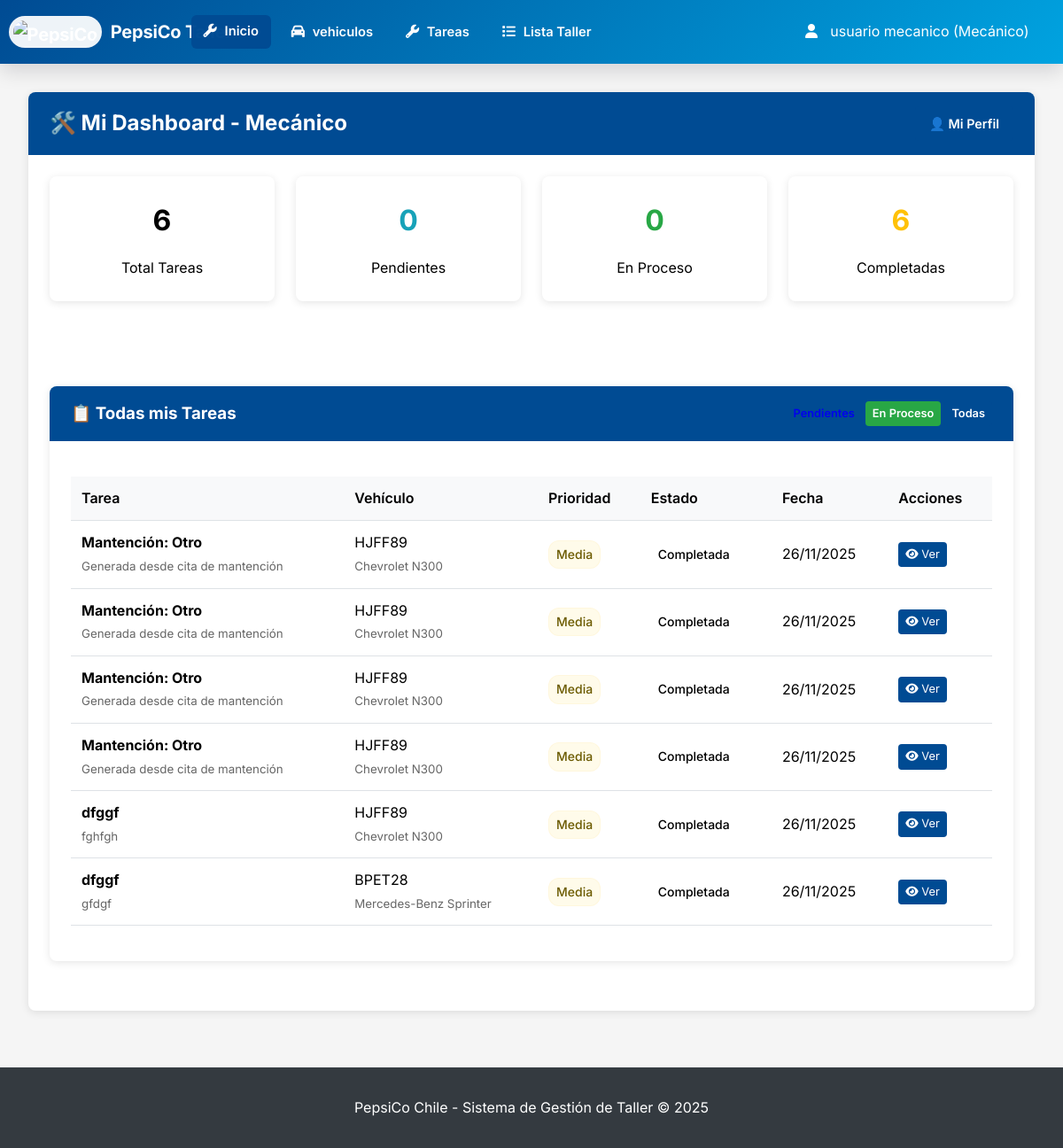
The app's page /usuarios/dashboard/mecanico/ (signed in) with its own data.
### usuarios/models.py (models this page shows, shortened)
class Usuario(AbstractUser):
    ROLES = (
        ('admin', 'Administrador'),
        ('jefe_taller', 'Jefe de Taller'),
        ('mecanico', 'Mecánico'),
        ('chofer', 'Chofer'),
        ('vendedor', 'Vendedor/Preventista'),
        ('guardia', 'Guardia'),
        ('bodeguero', 'Bodeguero'),
        ('ehs', 'EHS'),
        ('recepcionista', 'Recepcionista de Vehículos'),
    )
    rol = models.CharField(max_length=30, choices=ROLES, default='mecanico')
    telefono = models.CharField(max_length=15, blank=True)
    fecha_creacion = models.DateTimeField(auto_now_add=True)
    foto_perfil = models.ImageField(upload_to='perfiles/', blank=True, null=True)

### mantenimientos/models.py (models this page shows, shortened)
class Tarea(models.Model):
    ESTADOS_TAREA = (
        ('pendiente', 'Pendiente'),
        ('en_proceso', 'En Proceso'),
        ('pausada', 'Pausada'),
        ('completada', 'Completada'),
    )
    PRIORIDADES = (
        ('baja', 'Baja'),
        ('media', 'Media'),
        ('alta', 'Alta'),
        ('critica', 'Crítica'),
    )
    vehiculo = models.ForeignKey(Vehiculo, on_delete=models.CASCADE, related_name='tareas')
    titulo = models.CharField(max_length=200)
    descripcion = models.TextField()
    prioridad = models.CharField(max_length=20, choices=PRIORIDADES, default='media')
    estado = models.CharField(max_length=20, choices=ESTADOS_TAREA, default='pendiente')
    mecanico_asignado = models.ForeignKey(Usuario, on_delete=models.SET_NULL, null=True, limit_choices_to={'rol': 'mecanico'})
    fecha_creacion = models.DateTimeField(auto_now_add=True)
    fecha_inicio = models.DateTimeField(blank=True, null=True)
    fecha_fin = models.DateTimeField(blank=True, null=True)
    tiempo_estimado = models.IntegerField(help_text="Tiempo estimado en minutos", default=60)
    repuestos_utilizados_desc = models.TextField(blank=True, verbose_name="Repuestos Utilizados")
    observaciones_finales = models.TextField(blank=True)

### vehiculos/models.py (models this page shows, shortened)
class Vehiculo(models.Model):
    ESTADOS = (
        ('pendiente', 'Pendiente de Aprobación'),
        ('ingresado', 'Ingresado'),
        ('diagnostico', 'En Diagnóstico'),
        ('reparacion', 'En Reparación'),
        ('listo', 'Listo para Retiro'),
        ('entregado', 'Entregado'),
        ('rechazado', 'Ingreso Rechazado'),
    )
    TIPOS_VEHICULO = (
        ('camion', 'Camión'),
        ('camion_dts', 'Camión DTS'),
        ('camion_cstore', 'Camión Cstore'),
        ('furgon', 'Furgón'),
        ('pickup', 'Pickup'),
        ('automovil', 'Automóvil'),
        ('maquinaria', 'Maquinaria'),
        ('funcional_flota', 'Funcional Flota'),
        ('merchandising', 'Merchandising'),
    )
    patente = models.CharField(max_length=10, unique=True)
    tipo_vehiculo = models.CharField(max_length=50, choices=TIPOS_VEHICULO)
    marca = models.CharField(max_length=50)
    modelo = models.CharField(max_length=50)
    año = models.IntegerField()
    flota = models.CharField(max_length=100, blank=True, null=True)
    numero_chasis = models.CharField(max_length=50, blank=True)
    kilometraje = models.IntegerField(default=0, null=True, blank=True)
    activo = models.BooleanField(default=True)
    nombre_chofer = models.CharField(max_length=100, blank=True)
    telefono_chofer = models.CharField(max_length=15, blank=True)
    empresa_chofer = models.CharField(max_length=100, blank=True)
    chofer_asignado = models.ForeignKey(
        'usuarios.Usuario',
        on_delete=models.SET_NULL,
        null=True,
        blank=True,
        limit_choices_to={'rol': 'chofer'},
        related_name='vehiculos_como_chofer'  # ← CAMBIADO: nombre único
    )
    estado = models.CharField(max_length=20, choices=ESTADOS, default='ingresado')
    fecha_ingreso = models.DateTimeField(auto_now_add=True)
    fecha_salida = models.DateTimeField(blank=True, null=True)
    motivo_ingreso = models.TextField()
    observaciones_ingreso = models.TextField(blank=True)
    guardia_ingreso = models.ForeignKey(
        Usuario,
        on_delete=models.SET_NULL,
        null=True,
        related_name='vehiculos_ingresados'  # ← Este está bien
    )
    mecanico_asignado = models.ForeignKey(
        Usuario,
        on_delete=models.SET_NULL,
        null=True,
        blank=True,
        related_name='vehiculos_como_mecanico'  # ← CAMBIADO: nombre único
    )

### usuarios/views.py (the view)
# urls.py: path('dashboard/mecanico/', views.dashboard_mecanico, name='dashboard_mecanico'),
@login_required
def dashboard_mecanico(request):
    if not (request.user.rol == 'mecanico' or request.user.rol == 'admin' or request.user.is_superuser):
        messages.error(request, 'No tienes acceso a esta vista.')
        return redirect('clinica_dashboard')
    tareas = Tarea.objects.filter(mecanico_asignado=request.user).select_related(
        'vehiculo'
    ).order_by('-fecha_creacion')
    estado = request.GET.get('estado')
    if estado:
        tareas = tareas.filter(estado=estado)
    estadisticas = {
        'total_tareas': tareas.count(),
        'tareas_pendientes': tareas.filter(estado='pendiente').count(),
        'tareas_proceso': tareas.filter(estado='en_proceso').count(),
        'tareas_pausadas': tareas.filter(estado='pausada').count(),
        'tareas_completadas': tareas.filter(estado='completada').count(),
    }
    tareas_urgentes = tareas.filter(prioridad='alta', estado__in=['pendiente', 'en_proceso'])
    pausas_activas = Pausa.objects.filter(
        tarea__mecanico_asignado=request.user,
        fecha_fin__isnull=True
    ).select_related('tarea')
    context = {
        'tareas': tareas,
        'estadisticas': estadisticas,
        'tareas_urgentes': tareas_urgentes,
        'pausas_activas': pausas_activas,
        'filtro_estado': estado,
    }
    return render(request, 'usuarios/dashboard_mecanico.html', context)

### templates/usuarios/dashboard_mecanico.html (shortened to what this page needs)
{% extends 'base.html' %}
{% block content %}
<div class="card">
    <div class="card-header">
        <h2 style="margin: 0;">🛠️ Mi Dashboard - Mecánico</h2>
        <a href="{% url 'perfil_usuario' %}" class="btn btn-primary">👤 Mi Perfil</a>
    </div>
    <div class="card-body">
        <div class="grid grid-4">
            <div class="card metric-card">
                <div class="metric-value">{{ estadisticas.total_tareas }}</div>
                <div class="metric-label">Total Tareas</div>
            </div>
            <div class="card metric-card">
                <div class="metric-value" style="color: #17a2b8;">{{ estadisticas.tareas_pendientes }}</div>
                <div class="metric-label">Pendientes</div>
            </div>
            <div class="card metric-card">
                <div class="metric-value" style="color: #28a745;">{{ estadisticas.tareas_proceso }}</div>
                <div class="metric-label">En Proceso</div>
            </div>
            <div class="card metric-card">
                <div class="metric-value" style="color: #ffc107;">{{ estadisticas.tareas_completadas }}</div>
                <div class="metric-label">Completadas</div>
            </div>
        </div>
        <div class="card" style="margin-top: 2rem;">
            <div class="card-header">
                <h3 style="margin: 0;">📋 Todas mis Tareas</h3>
                <div>
                    <a href="{% url 'lista_tareas' %}?estado=pendiente" class="btn btn-sm btn-info">Pendientes</a>
                    <a href="{% url 'lista_tareas' %}?estado=en_proceso" class="btn btn-sm btn-success">En Proceso</a>
                    <a href="{% url 'lista_tareas' %}" class="btn btn-sm btn-primary">Todas</a>
                </div>
            </div>
            <div class="card-body">
                {% if tareas %}
                <table class="table">
                    <thead>
                        <tr>
                            <th>Tarea</th>
                            <th>Vehículo</th>
                            <th>Prioridad</th>
                            <th>Estado</th>
                            <th>Fecha</th>
                            <th>Acciones</th>
                        </tr>
                    </thead>
                    <tbody>
                        {% for tarea in tareas|slice:":10" %}
                        <tr>
                            <td>
                                <strong>{{ tarea.titulo }}</strong><br>
                                <small style="color: #666;">{{ tarea.descripcion|truncatewords:5 }}</small>
                            </td>
                            <td>
                                {{ tarea.vehiculo.patente }}<br>
                                <small style="color: #666;">{{ tarea.vehiculo.marca }} {{ tarea.vehiculo.modelo }}</small>
                            </td>
                            <td>
                                <span class="status-badge priority-{{ tarea.prioridad }}">
                                    {{ tarea.get_prioridad_display }}
                                </span>
                            </td>
                            <td>
                                <span class="status-badge">
                                    {{ tarea.get_estado_display }}
                                </span>
                            </td>
                            <td>{{ tarea.fecha_creacion|date:"d/m/Y" }}</td>
                            <td>
                                <div style="display: flex; gap: 0.25rem; flex-wrap: wrap;">
                                    <a href="#" class="btn btn-sm btn-primary"><i class="fa-solid fa-eye" aria-hidden="true"></i> Ver</a>
                                </div>
                            </td>
                        </tr>
                        {% endfor %}
                    </tbody>
                </table>
                {% else %}
                <div style="text-align: center; padding: 3rem; color: #666;">
                    <div style="font-size: 4rem; margin-bottom: 1rem;">🛠️</div>
                    <h3>No tienes tareas asignadas</h3>
                    <p>Cuando te asignen tareas, aparecerán aquí.</p>
                </div>
                {% endif %}
            </div>
        </div>
    </div>
</div>
{% endblock %}

### templates/base.html (shortened to what this page needs)
<!DOCTYPE html>
<html lang="es">
<head>
    <link rel="stylesheet" href="https://cdnjs.cloudflare.com/ajax/libs/font-awesome/6.4.0/css/all.min.css"
 />
</head>
<body>
    <nav class="navbar">
        <div class="navbar-container">
            <div class="logo">
                <h1><img src="https://i.postimg.cc/jSTv1DJn/instruments-logo-43257843.png" alt="PepsiCo"
                        class="logo-img"> PepsiCo Taller</h1>
            </div>
            {% if user.is_authenticated %}
            <ul class="nav-links" id="navLinks">
                {% if user.rol == 'admin' %}
                <li><a id="inicioBtn" class="btn btn-primary" data-loader="1" href="{% url 'dashboard_admin' %}"
                        title="Dashboard - Administrador"><i class="fa-solid fa-shield-halved"></i>Inicio</a></li>
                {% elif user.rol == 'jefe_taller' %}
                <li><a id="inicioBtn" class="btn btn-primary" data-loader="1" href="{% url 'dashboard_jefe_taller' %}"
                        title="Dashboard - Jefe de Taller"><i class="fa-solid fa-helmet-safety"></i>Inicio</a></li>
                {% elif user.rol == 'mecanico' %}
                <li><a id="inicioBtn" class="btn btn-primary" data-loader="1" href="{% url 'dashboard_mecanico' %}"
                        title="Dashboard - Mecánico"><i class="fa-solid fa-wrench"></i>Inicio</a></li>
                {% elif user.rol == 'chofer' %}
                <li><a id="inicioBtn" class="btn btn-primary" data-loader="1" href="{% url 'dashboard_chofer' %}"
                        title="Dashboard - Chofer"><i class="fa-solid fa-road"></i>Inicio</a></li>
                {% elif user.rol == 'guardia' %}
                <li><a id="inicioBtn" class="btn btn-primary" data-loader="1" href="{% url 'dashboard_guardia' %}"
                        title="Dashboard - Guardia"><i class="fa-solid fa-shield"></i>Inicio</a></li>
                {% elif user.rol == 'ehs' %}
                <li><a id="inicioBtn" class="btn btn-primary" data-loader="1" href="{% url 'dashboard_ehs' %}"
                        title="Dashboard - EHS"><i class="fa-solid fa-user-shield"></i>Inicio</a></li>
                {% else %}
                <li><a id="inicioBtn" href="{% url 'clinica_dashboard' %}" title="Dashboard Principal"><i
                            class="fa-solid fa-road"></i>Inicio</a></li>
                {% endif %}
                {% if user.is_superuser or user.rol == 'admin' or user.rol == 'jefe_taller' or user.rol == 'mecanico' %}
                <li><a href="{% url 'tablero_clinica' %}" title="Dashboard de Vehículos"><i
                            class="fa-solid fa-car"></i>vehiculos</a></li>
                {% endif %}
                {% if user.is_superuser or user.rol == 'admin' or user.rol == 'jefe_taller' or user.rol == 'mecanico' %}
                <li><a href="{% url 'lista_tareas' %}" title="Gestión de Tareas"><i
                            class="fa-solid fa-wrench"></i>Tareas</a></li>
                {% endif %}
                {% if user.is_superuser or user.rol == 'admin' %}
                <li class="dropdown shift-right">
                    <a href="#" class="dropdown-toggle btn-mas" title="Más operaciones"><i
                            class="fa-solid fa-ellipsis"></i>Más</a>
                    <div class="dropdown-content">
                        <div class="dropdown-mega">
                            <div class="dropdown-section">
                                <strong><i class="fa-solid fa-car-side"></i>Vehículos</strong>
                                <a href="{% url 'ingreso_vehiculo' %}"><i class="fa-solid fa-plus"></i>Nuevo Ingreso</a>
                                <a href="{% url 'lista_taller' %}"><i class="fa-solid fa-list"></i>Lista Taller</a>
                                <a href="{% url 'gestionar_vehiculos' %}"><i class="fa-solid fa-cog"></i>Gestionar
                                    Vehículos</a>
                            </div>
                            <div class="dropdown-section">
                                <strong><i class="fa-solid fa-chart-bar"></i>Reportes</strong>
                                <a href="{% url 'reporte_productividad' %}"><i
                                        class="fa-solid fa-user-tie"></i>Productividad</a>
                                <a href="{% url 'reporte_tiempos_pausas' %}"><i
                                        class="fa-solid fa-clock"></i>Tiempos</a>
                                <a href="{% url 'reporte_tiempos_taller' %}"><i class="fa-solid fa-road"></i>Tiempos
                                    Taller</a>
                            </div>
                            <div class="dropdown-section">
                                <strong><i class="fa-solid fa-shield-halved"></i>Seguridad</strong>
                                <a href="{% url 'lista_siniestros' %}"><i
                                        class="fa-solid fa-triangle-exclamation"></i>Siniestros</a>
                            </div>
                        </div>
                    </div>
                </li>
                {% else %}
                {% if user.rol != 'chofer' %}
                <li><a href="{% url 'lista_taller' %}"><i class="fa-solid fa-list"></i>Lista Taller</a></li>
                {% endif %}
                {% endif %}
            </ul>
            <div class="user-info">
                <div class="dropdown align-right">
                    <a href="#" class="dropdown-toggle" style="color: white; text-decoration: none;">
                        <i class="fa-solid fa-user"></i>
                        {% if request.viewing_as_role %}
                        {{ request.original_user.get_full_name|default:request.original_user.username }} ({{
                        request.original_user.get_rol_display }})
                        {% else %}
                        {{ user.get_full_name|default:user.username }} ({{ user.get_rol_display }})
                        {% endif %}
                    </a>
                </div>
            </div>
            {% endif %}
        </div>
    </nav>
    <main class="main-container">
        {% block content %}
        {% endblock %}
    </main>
    <footer style="text-align: center; padding: 2rem; background: var(--dark-gray); color: white; margin-top: 4rem;">
        <p>PepsiCo Chile - Sistema de Gestión de Taller &copy; 2025</p>
    </footer>
</body>
</html>

### records on screen
Usuario: get_full_name "usuario mecanico", rol "Mecánico"
Tarea: titulo "Mantención: Otro", descripcion "Generada desde cita de mantención", vehiculo.patente "HJFF89", vehiculo.marca "Chevrolet", vehiculo.modelo "N300", prioridad "Media", estado "Completada", fecha_creacion "26/11/2025"
Tarea: titulo "Mantención: Otro", descripcion "Generada desde cita de mantención", vehiculo.patente "HJFF89", vehiculo.marca "Chevrolet", vehiculo.modelo "N300", prioridad "Media", estado "Completada", fecha_creacion "26/11/2025"
Tarea: titulo "Mantención: Otro", descripcion "Generada desde cita de mantención", vehiculo.patente "HJFF89", vehiculo.marca "Chevrolet", vehiculo.modelo "N300", prioridad "Media", estado "Completada", fecha_creacion "26/11/2025"
Tarea: titulo "Mantención: Otro", descripcion "Generada desde cita de mantención", vehiculo.patente "HJFF89", vehiculo.marca "Chevrolet", vehiculo.modelo "N300", prioridad "Media", estado "Completada", fecha_creacion "26/11/2025"
Tarea: titulo "dfggf", descripcion "fghfgh", vehiculo.patente "HJFF89", vehiculo.marca "Chevrolet", vehiculo.modelo "N300", prioridad "Media", estado "Completada", fecha_creacion "26/11/2025"
Tarea: titulo "dfggf", descripcion "gfdgf", vehiculo.patente "BPET28", vehiculo.marca "Mercedes-Benz", vehiculo.modelo "Sprinter", prioridad "Media", estado "Completada", fecha_creacion "26/11/2025"

### other values on screen
{{ estadisticas.total_tareas }} "6"
{{ estadisticas.tareas_pendientes }} "0"
{{ estadisticas.tareas_proceso }} "0"
{{ estadisticas.tareas_completadas }} "6"
